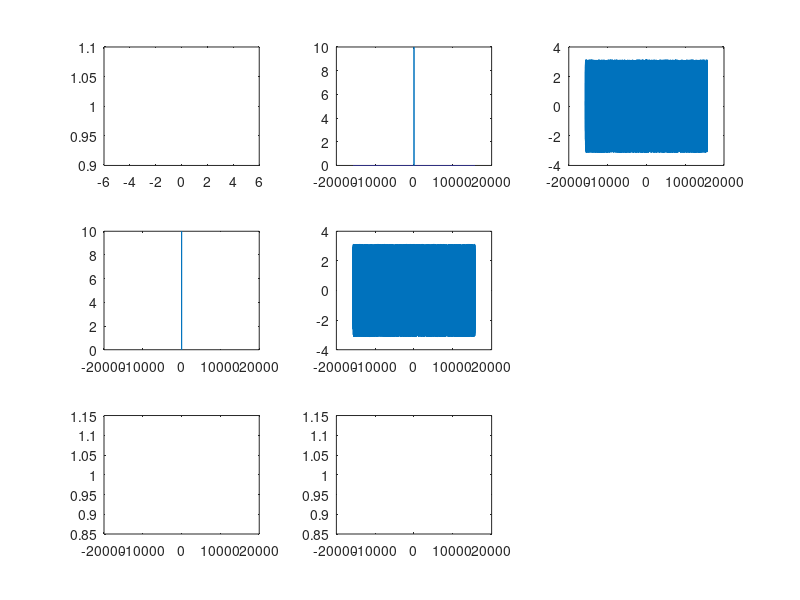

The MATLAB source for this figure:
clc;    clear;

Fs = 5000;
wr = 2 * pi * 10^9;
t = -5: 1 / Fs: 5 - 1 / Fs;
df = Fs / length(t);
freq = (-Fs / 2: df: Fs / 2 - df) * 2 * pi;

b1 = 2 * pi;
e1 = exp(1i * b1 * sin(wr * t));
E1 = fftshift(fft(fftshift(e1))) / Fs;

b2 = 4 * pi;
e2 = exp(1i * b2 * sin(wr * t));
E2 = fftshift(fft(fftshift(e2))) / Fs;

E3 = abs(E1) .* exp(1i * angle(E1));
E4 = abs(E2) .* exp(1i * angle(E2));

e3 = ifftshift(ifft(ifftshift(E3 * Fs)));
e4 = ifftshift(ifft(ifftshift(E4 * Fs)));

subplot(3, 3, 1);
plot(t, abs(e1).^2);
subplot(3, 3, 2);
plot(freq, abs(E1));
subplot(3, 3, 3);
plot(freq, angle(E1));
subplot(3, 3, 4);
plot(freq, abs(E2));
subplot(3, 3, 5);
plot(freq, angle(E2));
subplot(3, 3, 7);
plot(freq, abs(e3).^2);
subplot(3, 3, 8);
plot(freq, abs(e4).^2);